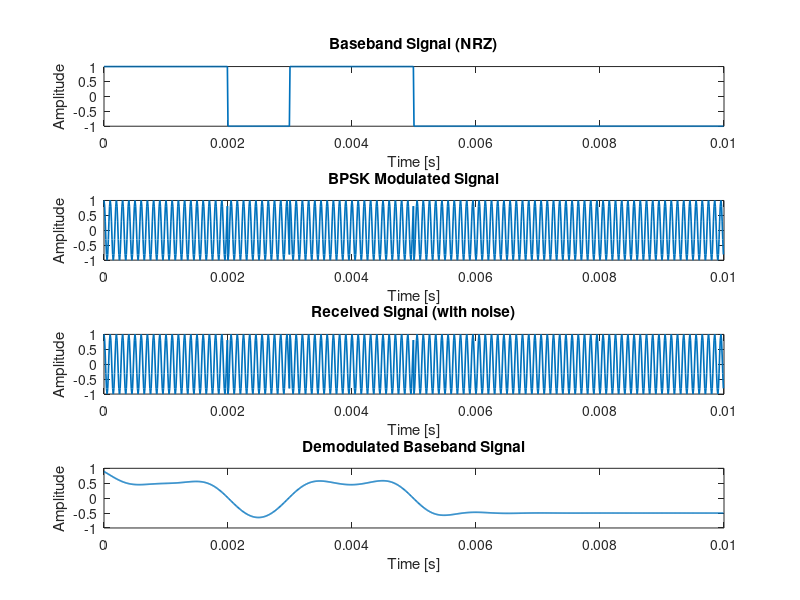

Recreate this plot in MATLAB. (Note: this script raises an error after producing the figure.)
% ==============================================================
% BPSK Transmitter and Receiver Simulation
% ==============================================================

clear; clc; close all;

%% --- Parameters ---
fs = 100e3;        % Sampling frequency (Hz)
fc = 10e3;         % Carrier frequency (Hz)
Rb = 1e3;          % Bit rate (bits per second)
Tb = 1 / Rb;       % Bit period
numBits = 10;      % Number of bits to transmit

%% --- Transmitter ---
bits = randi([0 1], 1, numBits);   % Random bitstream
t = 0:1/fs:(numBits*Tb - 1/fs);    % Time vector
samplesPerBit = fs / Rb;

% NRZ encoding: 0 -> -1, 1 -> +1
baseband = repelem(2*bits - 1, samplesPerBit);

% Carrier
carrier = cos(2*pi*fc*t);

% BPSK Modulation
bpsk_signal = baseband .* carrier;

rx_signal = bpsk_signal

%% --- Receiver (Coherent Detection) ---
% Multiply by local carrier (synchronized)
demod = rx_signal .* carrier;

% Low-pass filter to remove 2*fc components
[b, a] = butter(5, (2*Rb)/fs);       % 5th order LPF
baseband_rec = filtfilt(b, a, demod);

% Sample once per bit to decide
samplePoints = round((samplesPerBit/2):samplesPerBit:length(baseband_rec));
samples = baseband_rec(samplePoints);
bits_rec = samples > 0;

%% --- Results ---
fprintf('Sent bits:      '); disp(bits);
fprintf('Recovered bits: '); disp(bits_rec);

%% --- Plots ---
figure('Position', [100, 100, 800, 600]);

subplot(4,1,1);
plot(t(1:1000), baseband(1:1000), 'LineWidth', 1.2);
title('Baseband Signal (NRZ)');
xlabel('Time [s]'); ylabel('Amplitude');

subplot(4,1,2);
plot(t(1:1000), bpsk_signal(1:1000), 'LineWidth', 1.2);
title('BPSK Modulated Signal');
xlabel('Time [s]'); ylabel('Amplitude');

subplot(4,1,3);
plot(t(1:1000), rx_signal(1:1000), 'LineWidth', 1.2);
title('Received Signal (with noise)');
xlabel('Time [s]'); ylabel('Amplitude');

subplot(4,1,4);
plot(t(1:1000), baseband_rec(1:1000), 'LineWidth', 1.2);
title('Demodulated Baseband Signal');
xlabel('Time [s]'); ylabel('Amplitude');

sgtitle('BPSK Transmission and Reception Simulation');

